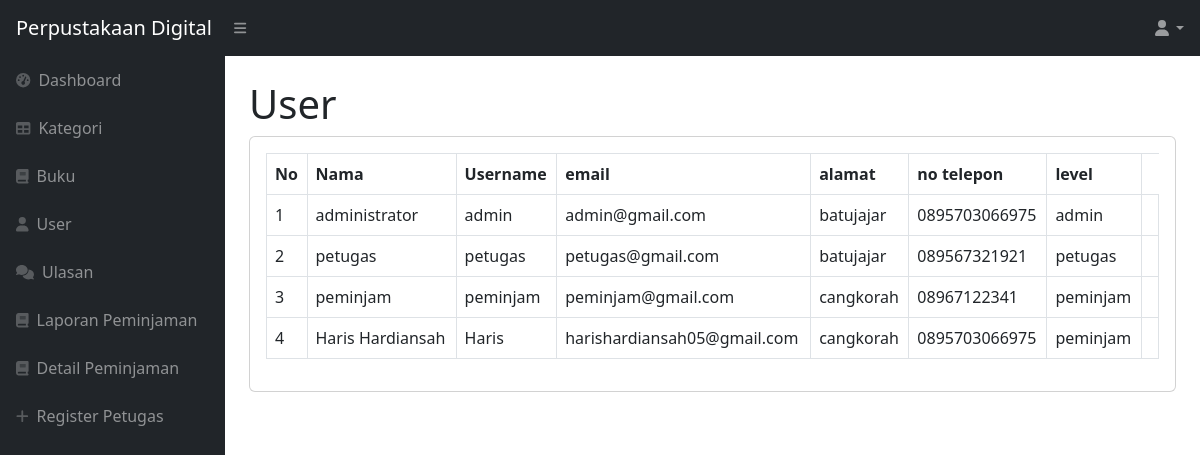
The app's page /index.php?page=user (signed in) with its own data.
### tables this page shows
CREATE TABLE `user` (
  `id_user` int(11) NOT NULL,
  `nama` varchar(255) DEFAULT NULL,
  `username` varchar(255) DEFAULT NULL,
  `password` varchar(255) DEFAULT NULL,
  `email` varchar(255) DEFAULT NULL,
  `alamat` text DEFAULT NULL,
  `no_telp` varchar(255) DEFAULT NULL,
  `level` enum('admin','petugas','peminjam') DEFAULT NULL
);

### user.php (the view)
<h1 class="mt-4">User</h1>
<div class="card">
<div class="card-body">
<div class="row">
    <div class="col-md-12">
    <table class="table table-bordered" id="dataTable" width="100%" cellspacing="0%">
        <tr>
            <th>No</th>
            <th>Nama</th>
            <th>Username</th>
            <th>email</th>
            <th>alamat</th>
            <th>no telepon</th>
            <th>level</th>
        </tr>
        <?php
        $i = 1;
        $query = mysqli_query($koneksi, "SELECT*FROM user");
        while($data = mysqli_fetch_array($query)){
            ?>
            <tr>
                <td><?php echo $i++; ?></td>
                <td><?php echo $data['nama']; ?></td>
                <td><?php echo $data['username']; ?></td>
                <td><?php echo $data['email']; ?></td>
                <td><?php echo $data['alamat']; ?></td>
                <td><?php echo $data['no_telp']; ?></td>
                <td><?php echo $data['level']; ?></td>
        <td>
        </td>
        </tr>
        <?php
        }
        ?>
    </table>
</div>
</div>

### records on screen
user: nama "administrator", username "admin", email "admin@gmail.com", alamat "batujajar", no_telp "0895703066975", level "admin"
user: nama "petugas", username "petugas", email "petugas@gmail.com", alamat "batujajar", no_telp "089567321921", level "petugas"
user: nama "peminjam", username "peminjam", email "peminjam@gmail.com", alamat "cangkorah", no_telp "08967122341", level "peminjam"
user: nama "Haris Hardiansah", username "Haris", email "harishardiansah05@gmail.com", alamat "cangkorah", no_telp "0895703066975", level "peminjam"
